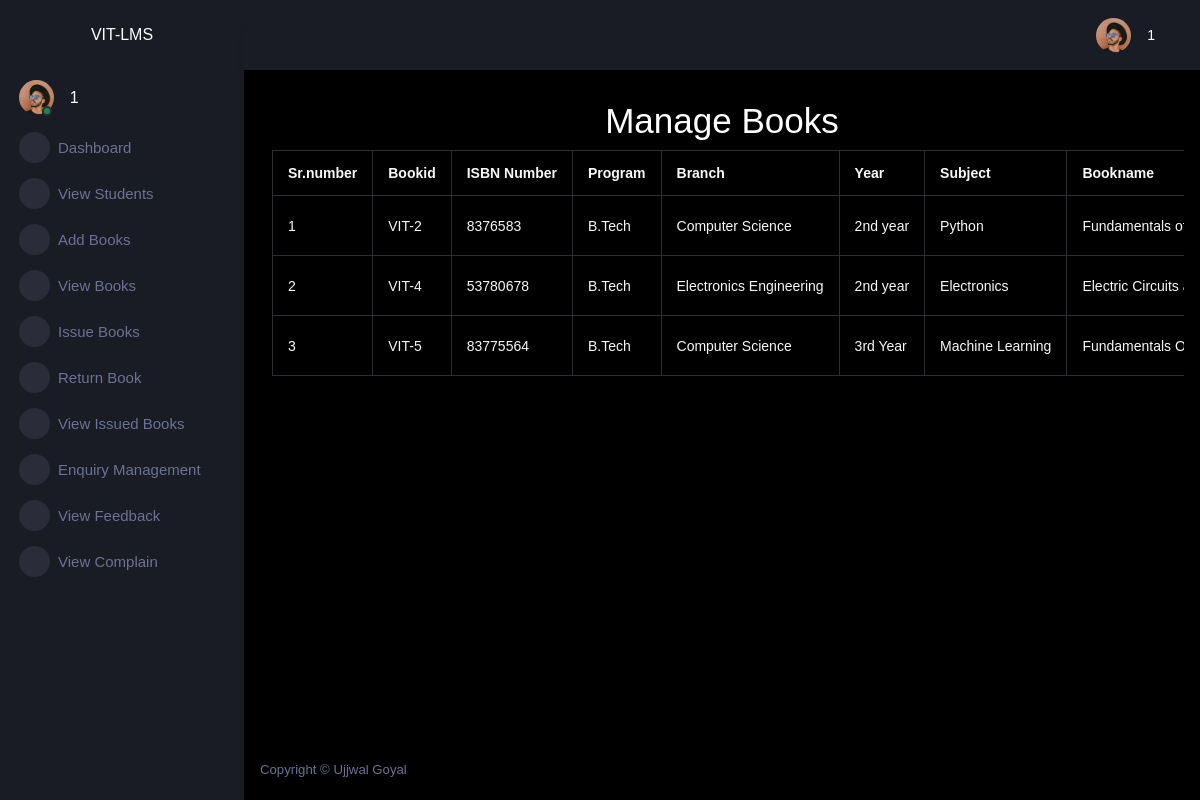
The app's page /adminapp/viewbooks/ (signed in) with its own data.
### adminapp/models.py (models this page shows)
class BookStore(models.Model):
    bookid=models.CharField(max_length=15,primary_key=True)
    isbno=models.CharField(max_length=15)
    program=models.CharField(max_length=100)
    branch=models.CharField(max_length=100)
    year=models.CharField(max_length=100)
    subject=models.CharField(max_length=100)
    bookname=models.CharField(max_length=100)
    authorname=models.CharField(max_length=100)
    qty=models.PositiveIntegerField()

### adminapp/views.py (the view)
# urls.py: path('viewbooks/',views.viewbooks,name='viewbooks'),
@cache_control(no_cache=True,must_revalidate=True,no_store=True)
def viewbooks(request):
    try:
        if request.session['adminid']!=None:
            adminid=request.session['adminid']
            book=BookStore.objects.all()
            return render(request,'viewbooks.html',locals())
    except KeyError:
        return redirect('lmsapp:login')

### adminapp/templates/viewbooks.html (shortened to what this page needs)
{% extends "adminparent.html" %}
{% block body %}
    <div class="row">
        <h1 style="text-align:center;">Manage Books</h1>
        <div class="col-sm-12" style="overflow-x:scroll;">
            <table class="table table-bordered text-light">
                <tr>
                    <th>Sr.number</th>
                    <th>Bookid</th>
                    <th>ISBN Number</th>
                    <th>Program</th>
                    <th>Branch</th>
                    <th>Year</th>
                    <th>Subject</th>
                    <th>Bookname</th>
                </tr>
                {% for b in book %}
                <tr>
                    <td>{{forloop.counter}}</td>
                    <td>{{b.bookid}}</td>
                    <td>{{b.isbno}}</td>
                    <td>{{b.program}}</td>
                    <td>{{b.branch}}</td>
                    <td>{{b.year}}</td>
                    <td>{{b.subject}}</td>
                    <td>{{b.bookname}}</td>
                </tr>
                {% endfor %}
            </table>
        </div>
    </div>
{% endblock body %}

### adminapp/templates/adminparent.html (shortened to what this page needs)
<!DOCTYPE html>
<html lang="en">
    {% load static %}
<head>
    <link rel="stylesheet" href="{% static 'assets/vendors/mdi/css/materialdesignicons.min.css' %}">
    <link rel="stylesheet" href="{% static 'assets/vendors/css/vendor.bundle.base.css' %}">
    <link rel="stylesheet" href="{% static 'assets/vendors/jvectormap/jquery-jvectormap.css' %}">
    <link rel="stylesheet" href="{% static 'assets/vendors/flag-icon-css/css/flag-icon.min.css' %}">
    <link rel="stylesheet" href="{% static 'assets/vendors/owl-carousel-2/owl.carousel.min.css' %}">
    <link rel="stylesheet" href="{% static 'assets/vendors/owl-carousel-2/owl.theme.default.min.css' %}">
    <link rel="stylesheet" href="{% static 'assets/css/style.css' %}">
</head>
<body>
    <div class="container-scroller">
      <nav class="sidebar sidebar-offcanvas" id="sidebar">
          <div class="sidebar-brand-wrapper d-none d-lg-flex align-items-center justify-content-center fixed-top">
            <span>VIT-LMS</span>
          </div>
          <ul class="nav">
            <li class="nav-item profile">
              <div class="profile-desc">
                <div class="profile-pic">
                  <div class="count-indicator">
                    <img class="img-xs rounded-circle " src="{% static 'assets/images/faces/face15.jpg' %}" alt="">
                    <span class="count bg-success"></span>
                  </div>
                  <div class="profile-name">
                    <h5 class="mb-0 font-weight-normal">{{adminid}}</h5>
                  </div>
                </div>
                <a href="#" id="profile-dropdown" data-bs-toggle="dropdown"><i class="mdi mdi-dots-vertical"></i></a>
              </div>
            </li>
            <li class="nav-item menu-items">
              <a class="nav-link" href="{% url 'adminapp:adminhome' %}">
                <span class="menu-icon">
                  <i class="mdi mdi-speedometer"></i>
                </span>
                <span class="menu-title">Dashboard</span>
              </a>
            </li>
           <li class="nav-item menu-items">
              <a class="nav-link" href="{% url 'adminapp:viewstudents' %}">
                <span class="menu-icon">
                  <i class="mdi mdi-playlist-play"></i>
                </span>
                <span class="menu-title">View Students</span>
              </a>
            </li>
            <li class="nav-item menu-items">
              <a class="nav-link" href="{% url 'adminapp:addbook' %}">
                <span class="menu-icon">
                  <i class="mdi mdi-playlist-play"></i>
                </span>
                <span class="menu-title">Add Books</span>
              </a>
            </li>
            <li class="nav-item menu-items">
              <a class="nav-link" href="{% url 'adminapp:viewbooks' %}">
                <span class="menu-icon">
                  <i class="mdi mdi-playlist-play"></i>
                </span>
                <span class="menu-title">View Books</span>
              </a>
            </li>
            <li class="nav-item menu-items">
              <a class="nav-link" href="{% url 'adminapp:issuebook' %}">
                <span class="menu-icon">
                  <i class="mdi mdi-playlist-play"></i>
                </span>
                <span class="menu-title">Issue Books</span>
              </a>
            </li>
            <li class="nav-item menu-items">
              <a class="nav-link" href="{% url 'adminapp:returnbook' %}">
                <span class="menu-icon">
                  <i class="mdi mdi-playlist-play"></i>
                </span>
                <span class="menu-title">Return Book</span>
              </a>
            </li>
            <li class="nav-item menu-items">
              <a class="nav-link" href="{% url 'adminapp:viewissuedbook' %}">
                <span class="menu-icon">
                  <i class="mdi mdi-playlist-play"></i>
                </span>
                <span class="menu-title">View Issued Books</span>
              </a>
            </li>
            <li class="nav-item menu-items">
              <a class="nav-link" href="{% url 'adminapp:viewenquiry' %}">
                <span class="menu-icon">
                  <i class="mdi mdi-playlist-play"></i>
                </span>
                <span class="menu-title">Enquiry Management</span>
              </a>
            </li>
            <li class="nav-item menu-items">
              <a class="nav-link" href="{% url 'adminapp:viewfeedback' %}">
                <span class="menu-icon">
                  <i class="mdi mdi-playlist-play"></i>
                </span>
                <span class="menu-title">View Feedback</span>
              </a>
            </li>
            <li class="nav-item menu-items">
              <a class="nav-link" href="{% url 'adminapp:viewcomplain' %}">
                <span class="menu-icon">
                  <i class="mdi mdi-playlist-play"></i>
                </span>
                <span class="menu-title">View Complain</span>
              </a>
            </li>
          </ul>
        </nav>
        <div class="container-fluid page-body-wrapper">
          <nav class="navbar p-0 fixed-top d-flex flex-row">
            <div class="navbar-menu-wrapper flex-grow d-flex align-items-stretch">
              <button class="navbar-toggler navbar-toggler align-self-center" type="button" data-toggle="minimize">
                <span class="mdi mdi-menu"></span>
              </button>
              <ul class="navbar-nav navbar-nav-right">
                <li class="nav-item dropdown">
                  <a class="nav-link" id="profileDropdown" href="#" data-bs-toggle="dropdown">
                    <div class="navbar-profile">
                      <img class="img-xs rounded-circle" src="{% static 'assets/images/faces/face15.jpg' %}" alt="">
                      <p class="mb-0 d-none d-sm-block navbar-profile-name">{{adminid}}</p>
                      <i class="mdi mdi-menu-down d-none d-sm-block"></i>
                    </div>
                  </a>
                </li>
              </ul>
            </div>
          </nav>
          <div class="main-panel">
            <div class="content-wrapper">
              {% block body %}
              {% endblock body %}
            </div>
            <footer class="footer">
              <div class="d-sm-flex justify-content-center justify-content-sm-between">
                <span class="text-muted d-block text-center text-sm-left d-sm-inline-block">Copyright © Ujjwal Goyal</span>
              </div>
            </footer>
          </div>
        </div>
      </div>
</body>
</html>

### records on screen
BookStore: bookid "VIT-2", isbno "8376583", program "B.Tech", branch "Computer Science", year "2nd year", subject "Python", bookname "Fundamentals…"
BookStore: bookid "VIT-4", isbno "53780678", program "B.Tech", branch "Electronics Engineering", year "2nd year", subject "Electronics", bookname "Electric Circuits…"
BookStore: bookid "VIT-5", isbno "83775564", program "B.Tech", branch "Computer Science", year "3rd Year", subject "Machine Learning", bookname "Fundamentals…"

### other values on screen
{{ adminid }} "1"
